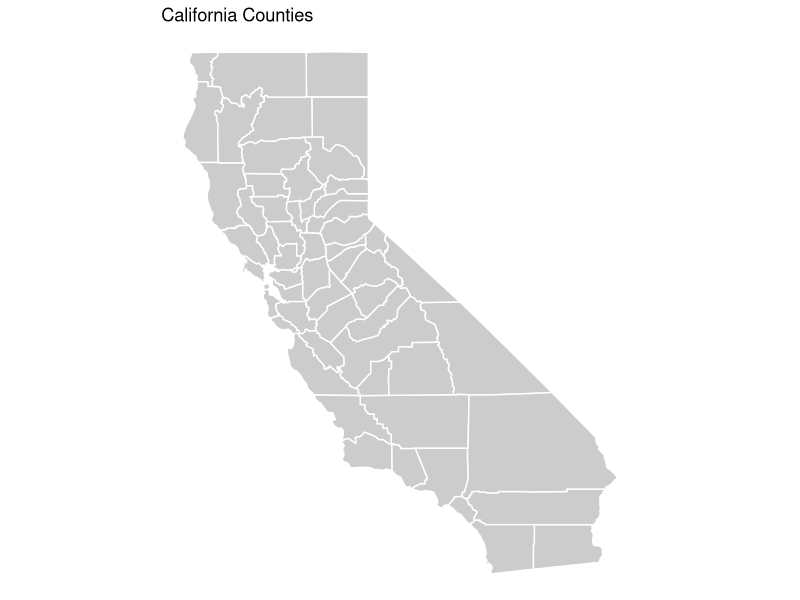

Source code (R):
# ==========================================================================
# Map of California Counties
# ==========================================================================
# This script uses the maps and ggplot2 packages to generate a simple map
# of California counties and saves it to the plots directory.
# ==========================================================================

# Load required packages
library(ggplot2)
library(maps)

# --------------------------------------------------------------------------
# Fetch county boundaries from the 'maps' package and filter to California
# --------------------------------------------------------------------------
counties <- map_data("county")
ca_counties <- subset(counties, region == "california")

# --------------------------------------------------------------------------
# Plot and save the map
# --------------------------------------------------------------------------

p <- ggplot(ca_counties, aes(x = long, y = lat, group = group)) +
  geom_polygon(fill = "gray80", color = "white") +
  coord_fixed(1.3) +
  theme_void() +
  labs(title = "California Counties")

# Create plots directory if it does not exist
if (!dir.exists("plots")) dir.create("plots")

# Save the map as PDF
ggsave(filename = "plots/california_counties_map.pdf", plot = p,
       width = 7, height = 8)
